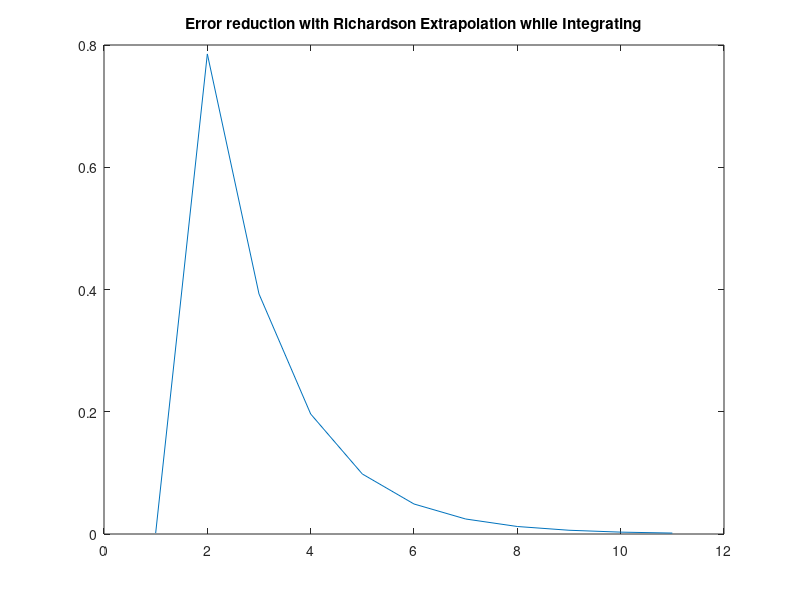

This figure's MATLAB source:
a = 0;
b = pi/2;
x = linspace(0, pi/2);
f = sin(x); 
integer = 1; 
for n = 0:10
    m = 2^n;
    h=(b-a)/m; 
    for i=1:m+1
        x(i) = a+(i-1)*h;
        f(i) = sin(x(i)); 
    end  
    rect(n+1) = sum(f(1:m))*h;
    recterror(n+1) = abs(integer - rect(n+1));
    A(n+1) = sum(f(1:m))*h; 
end
A = A'; 
for i = 1:10
    R(i) = (-1)*(A(i) - 2*A(i +1)); 
end 
% One less iteration than previous operation
for j = 1:9
    M(j) = (R(j) - 2*R(j + 1))/(1 - (2^2)); 
end
% takes 10 iters
R(11) = 0; 
M(10) = 0; 
M(11) = 0; 
for n = 1:10
    h = [h;(b - a)/(2^n)];
end
R = R'; 
M = M';
% Construct a beautiful Richardson Matrix
Richardson = [A, R, M];
disp('The Richardson Matrix when integrating with rectangle rule is: ');
disp(Richardson);
disp('The h vector is structured as follows: ');
disp(h);
domain = 1:1:length(h);
figure(4)
plot(domain,h);
title('Error reduction with Richardson Extrapolation while Integrating');
